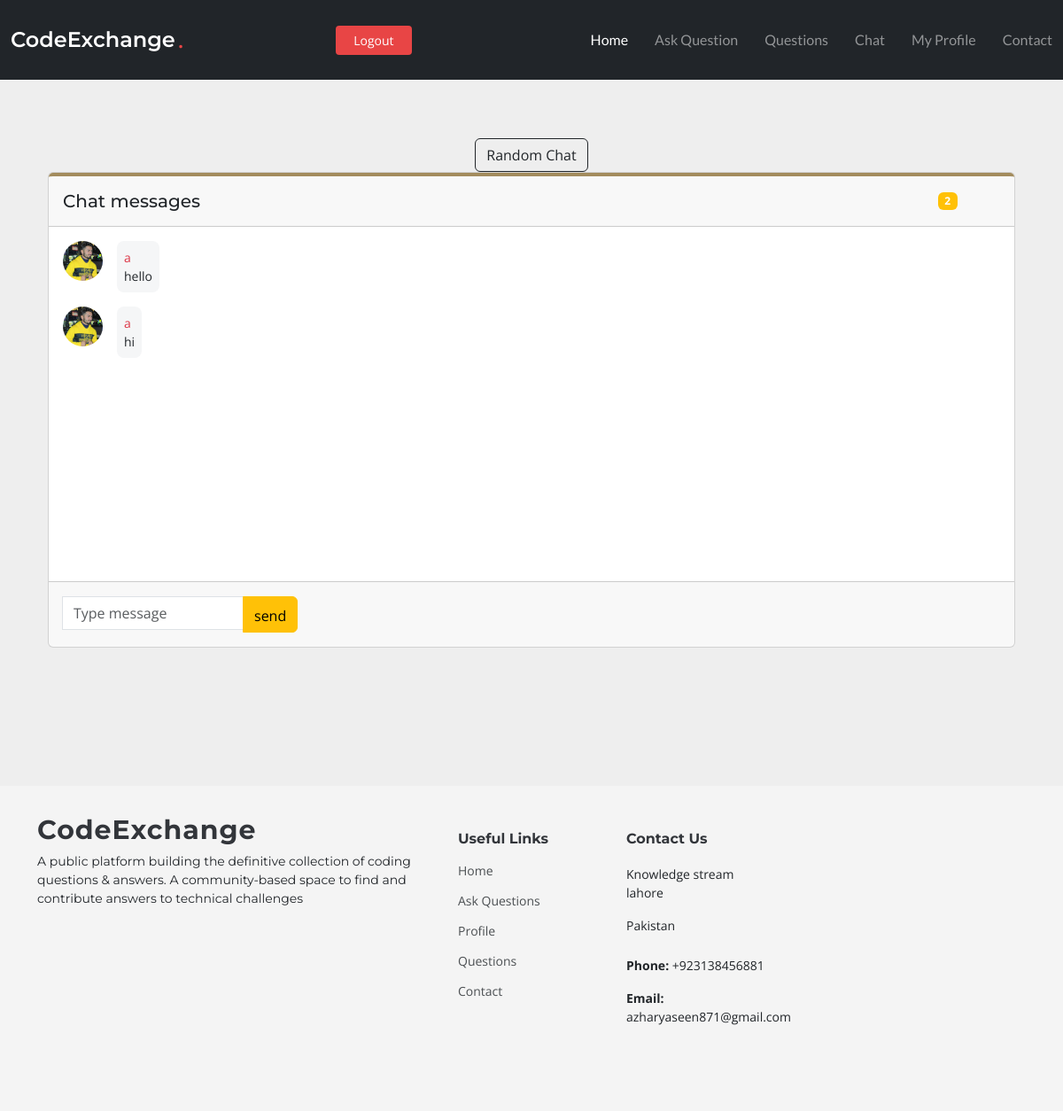
Page /chat_page/2 (signed in) on the committed database.
### app/models.py (models this page shows, shortened)
class PersonelChat(models.Model):
    sender = models.ForeignKey(User, on_delete=models.CASCADE)
    receiver = models.ForeignKey(User_profile, on_delete=models.CASCADE,default=None)
    content = HTMLField()
    timestamp = models.DateTimeField(auto_now_add=True)

class User_profile(models.Model):
    user = models.OneToOneField(User, related_name='profile', on_delete=models.CASCADE)
    bio = models.CharField(max_length=1000)
    city = models.CharField(max_length=1000, default="lahore")
    phone = models.IntegerField(null=True, blank=True)
    image = models.ImageField( default='default.jpg',null= True, upload_to='profile_pic' )
    date_created = models.DateTimeField(default=timezone.now)

### app/views.py (the view)
# urls.py: path('chat_page/<int:id>',views.chat_page,name='chat_page'),
@login_required(login_url='login')
def chat_page(request, id):
    user = request.user
    chat_messages = PersonelChat.objects.filter(sender=user, receiver_id=id)
    if request.method == 'POST':
        message = request.POST.get('message')
        receiver = User_profile.objects.get(id=id)
        send_message = PersonelChat(content=message, sender=user, receiver=receiver)
        send_message.save()
    return render(request, "app/chat_page.html", {'chat_messages': chat_messages})

### app/templates/app/chat_page.html (shortened to what this page needs)
{% extends 'base.html' %}
{% block content %}
<section style="background-color: #eee;">
    <div class="container py-5">
      <div class="container py-5">
        <div class="container text-center">
          <a class="btn btn-outline-dark" href="{% url 'chat' %}">Random Chat</a>
        </div>
      <div class="row d-flex justify-content-center">
        <div class="">
          <div class="card">
            <div class="card-header d-flex justify-content-between align-items-center p-3"
              style="border-top: 4px solid #a38c5d;">
              <h5 class="mb-0">Chat messages</h5>
              <div class="d-flex flex-row align-items-center">
                <span class="badge bg-warning me-3">{{ chat_messages|length }}</span>
              </div>
            </div>
            <div id="chat-messages" class="card-body" data-mdb-perfect-scrollbar="true" style="position: relative; height: 400px">
              {% for chat_messages in chat_messages %}
            <div class="d-flex flex-row justify-content-start">
              <img src="{{ chat_messages.sender.profile.image.url }}"
                alt="avatar 1" style="width: 45px; height: 100%; border-radius:50%;">
              <div>
                <p class="small p-2 ms-3 mb-3 rounded-3" style="background-color: #f5f6f7;"><span class="text-danger">{{ chat_messages.sender }}</span><br>{{ chat_messages.content }}</p>
              </div>
            </div>
            {% endfor %}
              </div>
            <div class="card-footer text-muted d-flex justify-content-start align-items-center p-3">
            <form action="" method="post">
              <div class="input-group mb-0">
                <input type="text" class="form-control" name="message" placeholder="Type message"
                  aria-label="Recipient's username" aria-describedby="button-addon2" />
                <button class="btn btn-warning" type="submit" id="button-addon2" style="padding-top: .55rem;">
                  send
                </button>
              </div>
            </form>
            </div>
          </div>
        </div>
      </div>
    </div>
  </section>
{% endblock content %}

### static/assets/css/main.css (style rules this page uses)
:root { --font-default: "Open Sans", system-ui, -apple-system, "Segoe UI", Roboto, "Helvetica Neue", Arial, "Noto Sans", "Liberation Sans", sans-serif, "Apple Color Emoji", "Segoe UI Emoji", "Segoe UI Symbol", "Noto Color Emoji"; --font-primary: "Montserrat", sans-serif; --font-secondary: "Lato", sans-serif; }
:root { --color-default: #212529; --color-default-rgb: 33, 37, 41; --color-background: #ffffff; --color-background-rgb: 255, 255, 255; --color-primary: #e84545; --color-primary-rgb: 232, 69, 69; --color-secondary: #32353a; --color-secondary-rgb: 50, 53, 58; --color-box-background: #ffffff; --color-box-background-rgb: 255, 255, 255; --color-inverse: #ffffff; --color-inverse-rgb: 255, 255, 255; }
:root { --color-nav: #3a3939; --color-nav-hover: #e84545; --color-nav-dropdown: #3a3939; --color-nav-dropdown-hover: #e84545; --color-nav-dropdown-background: #ffffff; --color-nav-mobile-background: #ffffff; }
:root { scroll-behavior: smooth; }
body { color: var(--color-default); background-color: var(--color-background); font-family: var(--font-default); }
a { color: var(--color-primary); text-decoration: none; transition: 0.3s; }
h1, h2, h3, h4, h5, h6 { font-family: var(--font-primary); }
section { color: var(--color-default); background-color: var(--color-background); padding: 60px 0; overflow: clip; }
section { scroll-margin-top: 90px; }

### rows in the picture
PersonelChat: sender.profile.image (picture), sender "a", content "hello"
PersonelChat: sender.profile.image (picture), sender "a", content "hi"

### other values in the picture
{{ chat_messages|length }} "2"
